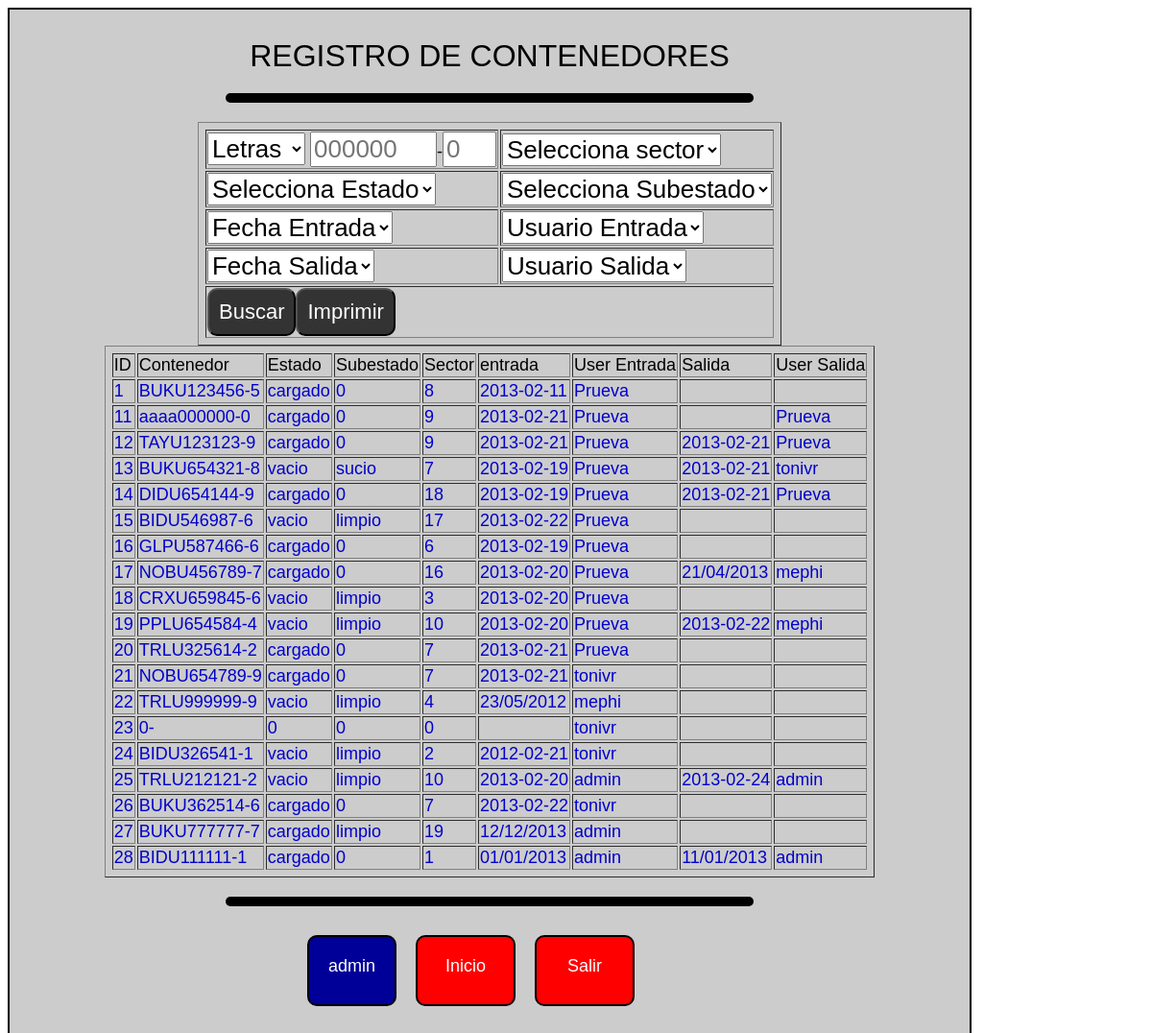
The app's page /copia/registro.php (signed in) with its own data.
### tables this page shows
CREATE TABLE `ctregistro` (
  `id` int(6) NOT NULL AUTO_INCREMENT,
  `contenedor` varchar(20) NOT NULL,
  `estado` varchar(10) NOT NULL,
  `subestado` varchar(10) DEFAULT NULL,
  `sector` varchar(2) NOT NULL,
  `fecha_entrada` varchar(10) NOT NULL,
  `user_entrada` varchar(30) NOT NULL,
  `fecha_salida` varchar(10) DEFAULT NULL,
  `user_salida` varchar(30) DEFAULT NULL,
  PRIMARY KEY (`id`)
);

### copia/config.php (called while the page is built, shortened)
<?php
if (isset($_SESSION['useract'])) $useract = $_SESSION['useract'];
else header("Location: index.php");
?>

### copia/registro.php (the view, shortened to what this page needs)
<?php include("config.php");
	include("conexion.php");
?>
<!DOCTYPE html PUBLIC "-//W3C//DTD XHTML 1.0 Transitional//EN" "http://www.w3.org/TR/xhtml1/DTD/xhtml1-transitional.dtd">
<html xmlns="http://www.w3.org/1999/xhtml">
<head>
<link href="estilo.css" rel="stylesheet" type="text/css" />
</head>
<body>
<div id="registro">
	<div class="titulo">
    	REGISTRO DE CONTENEDORES
    </div>
    <div class="separador"></div>
    <div id="entrada">
    <form method="post" id="form" action="registro.php" enctype="multipart/form-data">
    <table border="1" class="tabla">
    <tr>
            <td><select id="letra" name="letra">
                <option value=0>Letras</option>
			 	</select>
                <input id="num1" name="num1" placeholder="000000" size="6" type="text" maxlength="6"/>-<input id="num2" name="num2" placeholder="0"type="text" size="1" maxlength="1"/></td>
            <td><select id="sector" name="sector">
                <option value=0>Selecciona sector</option>
			 	</select></td>
     </tr>
    <tr>
            <td><select id="estado" name="estado">
                <option value=0>Selecciona Estado</option>
                <option value="vacio">vacio</option></select></td>
            <td><select id="subestado" name="subestado">
                <option value=0>Selecciona Subestado</option>
                <option value="sucio">Sucio</option></select></td>
    </tr>
    <tr>
            <td><select id="fecha_entrada" name="fecha_entrada">
                <option value=0>Fecha Entrada</option>
			 	</select></td>
            <td><select id="user_entrada" name="user_entrada">
                <option value=0>Usuario Entrada</option>
			 	</select></td>
    </tr>
    <tr>
            <td><select id="fecha_salida" name="fecha_salida">
                <option value=0>Fecha Salida</option>
			 	</select></td>
            <td><select id="user_salida" name="user_salida">
                <option value=0>Usuario Salida</option>
			 	</select></td>
        </tr>
        <tr> <td colspan="2" align="center"> <input type="submit" value="Buscar" class="boton" /> <input value="Imprimir" type="button" class="boton" onClick="window.print()"/> </td></tr>
        </table>
        </form>
         <table border="1" class="tabla">
        <tr>
            <td>ID</td>
            <td>Contenedor</td>
            <td>Estado</td>
            <td>Subestado</td>
            <td>Sector</td>
            <td>entrada</td>
            <td>User Entrada</td>
            <td>Salida</td>
            <td>User Salida</td>
        </tr>
        <?php
		$sqlselect="SELECT * FROM ctregistro ORDER by id";
        $result=mysql_query($sqlselect, $conexion);
		$num_rows = mysql_num_rows($result);
		if ($num_rows==0){
			echo "<tr><td colspan='9' align='center'><h1>Esta combinación no ha dado ningún resultado</h1></td></tr>";
		}else{
			while($row=mysql_fetch_row($result)){
				echo "<tr><td class='lf'>$row[0]</td>";
				echo "<td class='lf'>$row[1]</td>";
				echo "<td class='lf'>$row[2]</td>";
				echo "<td class='lf'>$row[3]</td>";
				echo "<td class='lf'>$row[4]</td>";
				echo "<td class='lf'>$row[5]</td>";
				echo "<td class='lf'>$row[6]</td>";
				echo "<td class='lf'>$row[7]</td>";
				echo "<td class='lf'>$row[8]</td></tr>";
			}
		}
		?>
    </table>
    </div>
    <div class="separador"></div>
    <div id="salir">
         <?php include("binicio.inc"); ?>
    </div>
</div>
</body>
</html>

### copia/binicio.inc
<p>
<span class="user"><?php echo $useract ?></span>
<a href="principal.php">Inicio</a>
<a href="index.php">Salir</a>
</p>

### copia/estilo.css (style rules this page uses)
#registro { width:1000px; background-color:#CCC; border:solid #000 2px; font-family:"Arial Black", Gadget, sans-serif; overflow:auto; padding-bottom:30px; padding-top:30px; }
.titulo { text-align:center; font-size:32px; }
.boton { font-size: 22px; text-decoration: none; text-align: center; margin:auto; float:left; height:50px; padding:10px; border-radius:10px; background-color:#333; color:#FFF; }
#salir { width:400px; margin:auto; height:100px; }
.tabla { text-align:left; padding:5px 5px 5px 5px; margin:auto; }
.tabla td { font-family:"Arial Black", Gadget, sans-serif; font-size:18px; }
input, select { font-family:"Arial Black", Gadget, sans-serif; font-size:26px; }
.lf { font-size:16px; color:#00C; }
.user { text-decoration: none; color:#FFF; float: left; font-size: 18px; text-align: center; margin:10px; padding:20px 20px 0px 20px; background-color: #009; height:50px; border:#000 solid 2px; border-radius:10px; }
#salir a { text-decoration: none; color:#FFF; float: left; font-size: 18px; text-align: center; margin:10px; padding-top:20px; background-color: #F00; height:50px; width:100px; border:#000 solid 2px; border-radius:10px; }
.separador { height:10px; width:550px; margin:auto; background-color:#000; border-radius:10px; margin-bottom:20px; margin-top:20px; }
#entrada { margin:auto; text-align:center; }

### records on screen
ctregistro: id "1", contenedor "BUKU123456-5", estado "cargado", subestado "0", sector "8", fecha_entrada "2013-02-11", user_entrada "Prueva"
ctregistro: id "11", contenedor "aaaa000000-0", estado "cargado", subestado "0", sector "9", fecha_entrada "2013-02-21", user_entrada "Prueva", user_salida "Prueva"
ctregistro: id "12", contenedor "TAYU123123-9", estado "cargado", subestado "0", sector "9", fecha_entrada "2013-02-21", user_entrada "Prueva", fecha_salida "2013-02-21", user_salida "Prueva"
ctregistro: id "13", contenedor "BUKU654321-8", estado "vacio", subestado "sucio", sector "7", fecha_entrada "2013-02-19", user_entrada "Prueva", fecha_salida "2013-02-21", user_salida "tonivr"
ctregistro: id "14", contenedor "DIDU654144-9", estado "cargado", subestado "0", sector "18", fecha_entrada "2013-02-19", user_entrada "Prueva", fecha_salida "2013-02-21", user_salida "Prueva"
ctregistro: id "15", contenedor "BIDU546987-6", estado "vacio", subestado "limpio", sector "17", fecha_entrada "2013-02-22", user_entrada "Prueva"
ctregistro: id "16", contenedor "GLPU587466-6", estado "cargado", subestado "0", sector "6", fecha_entrada "2013-02-19", user_entrada "Prueva"
ctregistro: id "17", contenedor "NOBU456789-7", estado "cargado", subestado "0", sector "16", fecha_entrada "2013-02-20", user_entrada "Prueva", fecha_salida "21/04/2013", user_salida "mephi"
ctregistro: id "18", contenedor "CRXU659845-6", estado "vacio", subestado "limpio", sector "3", fecha_entrada "2013-02-20", user_entrada "Prueva"
ctregistro: id "19", contenedor "PPLU654584-4", estado "vacio", subestado "limpio", sector "10", fecha_entrada "2013-02-20", user_entrada "Prueva", fecha_salida "2013-02-22", user_salida "mephi"
ctregistro: id "20", contenedor "TRLU325614-2", estado "cargado", subestado "0", sector "7", fecha_entrada "2013-02-21", user_entrada "Prueva"
ctregistro: id "21", contenedor "NOBU654789-9", estado "cargado", subestado "0", sector "7", fecha_entrada "2013-02-21", user_entrada "tonivr"
ctregistro: id "22", contenedor "TRLU999999-9", estado "vacio", subestado "limpio", sector "4", fecha_entrada "23/05/2012", user_entrada "mephi"
ctregistro: id "23", contenedor "0-", estado "0", subestado "0", sector "0", user_entrada "tonivr"
ctregistro: id "24", contenedor "BIDU326541-1", estado "vacio", subestado "limpio", sector "2", fecha_entrada "2012-02-21", user_entrada "tonivr"
ctregistro: id "25", contenedor "TRLU212121-2", estado "vacio", subestado "limpio", sector "10", fecha_entrada "2013-02-20", user_entrada "admin", fecha_salida "2013-02-24", user_salida "admin"
ctregistro: id "26", contenedor "BUKU362514-6", estado "cargado", subestado "0", sector "7", fecha_entrada "2013-02-22", user_entrada "tonivr"
ctregistro: id "27", contenedor "BUKU777777-7", estado "cargado", subestado "limpio", sector "19", fecha_entrada "12/12/2013", user_entrada "admin"
ctregistro: id "28", contenedor "BIDU111111-1", estado "cargado", subestado "0", sector "1", fecha_entrada "01/01/2013", user_entrada "admin", fecha_salida "11/01/2013", user_salida "admin"

### other values on screen
$useract "admin"
